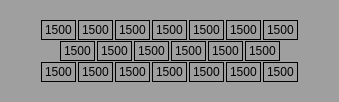
                       <widget class="QWidget" name="widget_29" native="true">
                        <property name="styleSheet">
                         <string notr="true">background-color: rgb(159, 159, 159);</string>
                        </property>
                        <layout class="QVBoxLayout" name="verticalLayout_26">
                         <property name="spacing">
                          <number>1</number>
                         </property>
                         <property name="leftMargin">
                          <number>1</number>
                         </property>
                         <property name="topMargin">
                          <number>20</number>
                         </property>
                         <property name="rightMargin">
                          <number>1</number>
                         </property>
                         <property name="bottomMargin">
                          <number>20</number>
                         </property>
                         <item>
                          <layout class="QHBoxLayout" name="horizontalLayout_50">
                           <property name="spacing">
                            <number>2</number>
                           </property>
                           <item>
                            <spacer name="horizontalSpacer_49">
                             <property name="orientation">
                              <enum>Qt::Horizontal</enum>
                             </property>
                             <property name="sizeHint" stdset="0">
                              <size>
                               <width>40</width>
                               <height>20</height>
                              </size>
                             </property>
                            </spacer>
                           </item>
                           <item>
                            <widget class="QLabel" name="label_qz1_2">
                             <property name="maximumSize">
                              <size>
                               <width>70</width>
                               <height>59</height>
                              </size>
                             </property>
                             <property name="styleSheet">
                              <string notr="true">font: 16pt &quot;微软雅黑&quot;;</string>
                             </property>
                             <property name="frameShape">
                              <enum>QFrame::Box</enum>
                             </property>
                             <property name="text">
                              <string>1500</string>
                             </property>
                            </widget>
                           </item>
                           <item>
                            <widget class="QLabel" name="label_qz2_2">
                             <property name="maximumSize">
                              <size>
                               <width>70</width>
                               <height>59</height>
                              </size>
                             </property>
                             <property name="styleSheet">
                              <string notr="true">font: 16pt &quot;微软雅黑&quot;;</string>
                             </property>
                             <property name="frameShape">
                              <enum>QFrame::Box</enum>
                             </property>
                             <property name="text">
                              <string>1500</string>
                             </property>
                            </widget>
                           </item>
                           <item>
                            <widget class="QLabel" name="label_qz3_2">
                             <property name="maximumSize">
                              <size>
                               <width>70</width>
                               <height>59</height>
                              </size>
                             </property>
                             <property name="styleSheet">
                              <string notr="true">font: 16pt &quot;微软雅黑&quot;;</string>
                             </property>
                             <property name="frameShape">
                              <enum>QFrame::Box</enum>
                             </property>
                             <property name="text">
                              <string>1500</string>
                             </property>
                            </widget>
                           </item>
                           <item>
                            <widget class="QLabel" name="label_qz4_2">
                             <property name="maximumSize">
                              <size>
                               <width>70</width>
                               <height>59</height>
                              </size>
                             </property>
                             <property name="styleSheet">
                              <string notr="true">font: 16pt &quot;微软雅黑&quot;;</string>
                             </property>
                             <property name="frameShape">
                              <enum>QFrame::Box</enum>
                             </property>
                             <property name="text">
                              <string>1500</string>
                             </property>
                            </widget>
                           </item>
                           <item>
                            <widget class="QLabel" name="label_qz5_2">
                             <property name="maximumSize">
                              <size>
                               <width>70</width>
                               <height>59</height>
                              </size>
                             </property>
                             <property name="styleSheet">
                              <string notr="true">font: 16pt &quot;微软雅黑&quot;;</string>
                             </property>
                             <property name="frameShape">
                              <enum>QFrame::Box</enum>
                             </property>
                             <property name="text">
                              <string>1500</string>
                             </property>
                            </widget>
                           </item>
                           <item>
                            <widget class="QLabel" name="label_qz6_2">
                             <property name="minimumSize">
                              <size>
                               <width>0</width>
                               <height>0</height>
                              </size>
                             </property>
                             <property name="maximumSize">
                              <size>
                               <width>70</width>
                               <height>59</height>
                              </size>
                             </property>
                             <property name="styleSheet">
                              <string notr="true">font: 16pt &quot;微软雅黑&quot;;</string>
                             </property>
                             <property name="frameShape">
                              <enum>QFrame::Box</enum>
                             </property>
                             <property name="text">
                              <string>1500</string>
                             </property>
                            </widget>
                           </item>
                           <item>
                            <widget class="QLabel" name="label_qz7_2">
                             <property name="maximumSize">
                              <size>
                               <width>70</width>
                               <height>59</height>
                              </size>
                             </property>
                             <property name="styleSheet">
                              <string notr="true">font: 16pt &quot;微软雅黑&quot;;</string>
                             </property>
                             <property name="frameShape">
                              <enum>QFrame::Box</enum>
                             </property>
                             <property name="text">
                              <string>1500</string>
                             </property>
                            </widget>
                           </item>
                           <item>
                            <spacer name="horizontalSpacer_50">
                             <property name="orientation">
                              <enum>Qt::Horizontal</enum>
                             </property>
                             <property name="sizeHint" stdset="0">
                              <size>
                               <width>40</width>
                               <height>20</height>
                              </size>
                             </property>
                            </spacer>
                           </item>
                          </layout>
                         </item>
                         <item>
                          <layout class="QHBoxLayout" name="horizontalLayout_53">
                           <property name="spacing">
                            <number>2</number>
                           </property>
                           <item>
                            <spacer name="horizontalSpacer_51">
                             <property name="orientation">
                              <enum>Qt::Horizontal</enum>
                             </property>
                             <property name="sizeHint" stdset="0">
                              <size>
                               <width>40</width>
                               <height>20</height>
                              </size>
                             </property>
                            </spacer>
                           </item>
                           <item>
                            <widget class="QLabel" name="label_qz8_2">
                             <property name="maximumSize">
                              <size>
                               <width>70</width>
                               <height>59</height>
                              </size>
                             </property>
                             <property name="styleSheet">
                              <string notr="true">font: 16pt &quot;微软雅黑&quot;;</string>
                             </property>
                             <property name="frameShape">
                              <enum>QFrame::Box</enum>
                             </property>
                             <property name="text">
                              <string>1500</string>
                             </property>
                            </widget>
                           </item>
                           <item>
                            <widget class="QLabel" name="label_qz9_2">
                             <property name="maximumSize">
                              <size>
                               <width>70</width>
                               <height>59</height>
                              </size>
                             </property>
                             <property name="styleSheet">
                              <string notr="true">font: 16pt &quot;微软雅黑&quot;;</string>
                             </property>
                             <property name="frameShape">
                              <enum>QFrame::Box</enum>
                             </property>
                             <property name="text">
                              <string>1500</string>
                             </property>
                            </widget>
                           </item>
                           <item>
                            <widget class="QLabel" name="label_qz10_2">
                             <property name="maximumSize">
                              <size>
                               <width>70</width>
                               <height>59</height>
                              </size>
                             </property>
                             <property name="styleSheet">
                              <string notr="true">font: 16pt &quot;微软雅黑&quot;;</string>
                             </property>
                             <property name="frameShape">
                              <enum>QFrame::Box</enum>
                             </property>
                             <property name="text">
                              <string>1500</string>
                             </property>
                            </widget>
                           </item>
                           <item>
                            <widget class="QLabel" name="label_qz11_2">
                             <property name="maximumSize">
                              <size>
                               <width>70</width>
                               <height>59</height>
                              </size>
                             </property>
                             <property name="styleSheet">
                              <string notr="true">font: 16pt &quot;微软雅黑&quot;;</string>
                             </property>
                             <property name="frameShape">
                              <enum>QFrame::Box</enum>
                             </property>
                             <property name="text">
                              <string>1500</string>
                             </property>
                            </widget>
                           </item>
                           <item>
                            <widget class="QLabel" name="label_qz12_2">
                             <property name="maximumSize">
                              <size>
                               <width>70</width>
                               <height>59</height>
                              </size>
                             </property>
                             <property name="styleSheet">
                              <string notr="true">font: 16pt &quot;微软雅黑&quot;;</string>
                             </property>
                             <property name="frameShape">
                              <enum>QFrame::Box</enum>
                             </property>
                             <property name="text">
                              <string>1500</string>
                             </property>
                            </widget>
                           </item>
                           <item>
                            <widget class="QLabel" name="label_qz13_2">
                             <property name="maximumSize">
                              <size>
                               <width>70</width>
                               <height>59</height>
                              </size>
                             </property>
                             <property name="styleSheet">
                              <string notr="true">font: 16pt &quot;微软雅黑&quot;;</string>
                             </property>
                             <property name="frameShape">
                              <enum>QFrame::Box</enum>
                             </property>
                             <property name="text">
                              <string>1500</string>
                             </property>
                            </widget>
                           </item>
                           <item>
                            <spacer name="horizontalSpacer_52">
                             <property name="orientation">
                              <enum>Qt::Horizontal</enum>
                             </property>
                             <property name="sizeHint" stdset="0">
                              <size>
                               <width>40</width>
                               <height>20</height>
                              </size>
                             </property>
                            </spacer>
                           </item>
                          </layout>
                         </item>
                         <item>
                          <layout class="QHBoxLayout" name="horizontalLayout_54">
                           <property name="spacing">
                            <number>2</number>
                           </property>
                           <item>
                            <spacer name="horizontalSpacer_53">
                             <property name="orientation">
                              <enum>Qt::Horizontal</enum>
                             </property>
                             <property name="sizeHint" stdset="0">
                              <size>
                               <width>40</width>
                               <height>20</height>
                              </size>
                             </property>
                            </spacer>
                           </item>
                           <item>
                            <widget class="QLabel" name="label_qz14_2">
                             <property name="maximumSize">
                              <size>
                               <width>70</width>
                               <height>59</height>
                              </size>
                             </property>
                             <property name="styleSheet">
                              <string notr="true">font: 16pt &quot;微软雅黑&quot;;</string>
                             </property>
                             <property name="frameShape">
                              <enum>QFrame::Box</enum>
                             </property>
                             <property name="text">
                              <string>1500</string>
                             </property>
                            </widget>
                           </item>
                           <item>
                            <widget class="QLabel" name="label_qz15_2">
                             <property name="maximumSize">
                              <size>
                               <width>70</width>
                               <height>59</height>
                              </size>
                             </property>
                             <property name="styleSheet">
                              <string notr="true">font: 16pt &quot;微软雅黑&quot;;</string>
                             </property>
                             <property name="frameShape">
                              <enum>QFrame::Box</enum>
                             </property>
                             <property name="text">
                              <string>1500</string>
                             </property>
                            </widget>
                           </item>
                           <item>
                            <widget class="QLabel" name="label_qz16_2">
                             <property name="maximumSize">
                              <size>
                               <width>70</width>
                               <height>59</height>
                              </size>
                             </property>
                             <property name="styleSheet">
                              <string notr="true">font: 16pt &quot;微软雅黑&quot;;</string>
                             </property>
                             <property name="frameShape">
                              <enum>QFrame::Box</enum>
                             </property>
                             <property name="text">
                              <string>1500</string>
                             </property>
                            </widget>
                           </item>
                           <item>
                            <widget class="QLabel" name="label_qz17_2">
                             <property name="maximumSize">
                              <size>
                               <width>70</width>
                               <height>59</height>
                              </size>
                             </property>
                             <property name="styleSheet">
                              <string notr="true">font: 16pt &quot;微软雅黑&quot;;</string>
                             </property>
                             <property name="frameShape">
                              <enum>QFrame::Box</enum>
                             </property>
                             <property name="text">
                              <string>1500</string>
                             </property>
                            </widget>
                           </item>
                           <item>
                            <widget class="QLabel" name="label_qz18_2">
                             <property name="maximumSize">
                              <size>
                               <width>70</width>
                               <height>59</height>
                              </size>
                             </property>
                             <property name="styleSheet">
                              <string notr="true">font: 16pt &quot;微软雅黑&quot;;</string>
                             </property>
                             <property name="frameShape">
                              <enum>QFrame::Box</enum>
                             </property>
                             <property name="text">
                              <string>1500</string>
                             </property>
                            </widget>
                           </item>
                           <item>
                            <widget class="QLabel" name="label_qz19_2">
                             <property name="maximumSize">
                              <size>
                               <width>70</width>
                               <height>59</height>
                              </size>
                             </property>
                             <property name="styleSheet">
                              <string notr="true">font: 16pt &quot;微软雅黑&quot;;</string>
                             </property>
                             <property name="frameShape">
                              <enum>QFrame::Box</enum>
                             </property>
                             <property name="text">
                              <string>1500</string>
                             </property>
                            </widget>
                           </item>
                           <item>
                            <widget class="QLabel" name="label_qz20_2">
                             <property name="maximumSize">
                              <size>
                               <width>70</width>
                               <height>59</height>
                              </size>
                             </property>
                             <property name="styleSheet">
                              <string notr="true">font: 16pt &quot;微软雅黑&quot;;</string>
                             </property>
                             <property name="frameShape">
                              <enum>QFrame::Box</enum>
                             </property>
                             <property name="text">
                              <string>1500</string>
                             </property>
                            </widget>
                           </item>
                           <item>
                            <spacer name="horizontalSpacer_54">
                             <property name="orientation">
                              <enum>Qt::Horizontal</enum>
                             </property>
                             <property name="sizeHint" stdset="0">
                              <size>
                               <width>40</width>
                               <height>20</height>
                              </size>
                             </property>
                            </spacer>
                           </item>
                          </layout>
                         </item>
                        </layout>
                       </widget>
